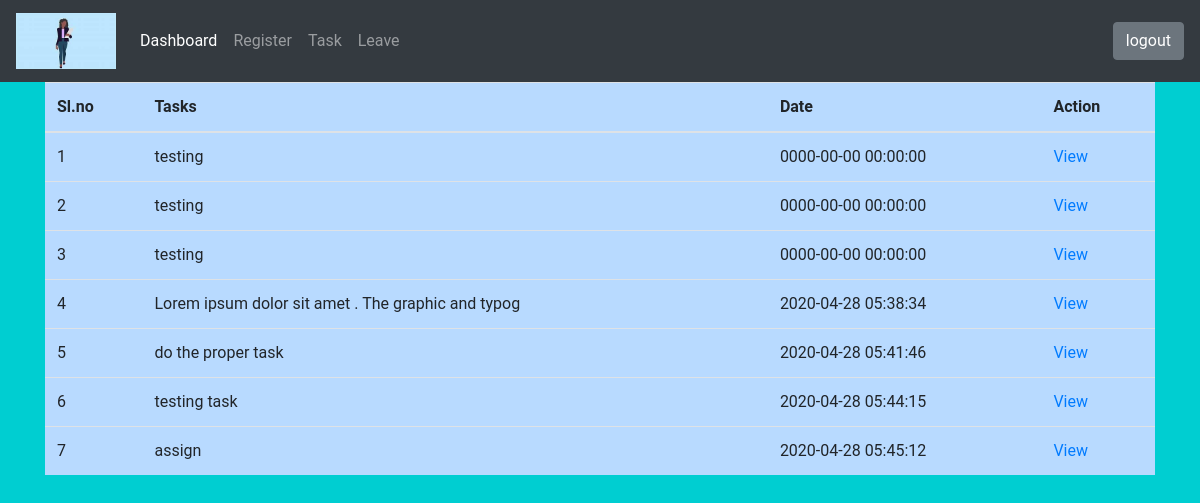
/admin/alltask.php (signed in), run on the app's committed database.
### tables this page shows
CREATE TABLE `task` (
  `t_id` int(11) NOT NULL,
  `task` text NOT NULL,
  `user_id` int(11) NOT NULL,
  `assigned_by` int(11) NOT NULL,
  `date_time` timestamp NOT NULL DEFAULT current_timestamp() ON UPDATE current_timestamp()
);

### admin/alltask.php (the view, shortened to what this page needs)
<?php include("../auth/auth.php"); ?>
<!DOCTYPE html>
<html>
<head>
  <link rel="stylesheet" type="text/css" href="../css/bootstrap.min.css">
  <link rel="stylesheet" type="text/css" href="../css/style.css">
</head>
<body>
  <?php include "header.php"; ?>
<div class="container">
  <table class="table table-primary">
  <thead>
    <tr>
      <th scope="col">Sl.no</th>
      <th scope="col">Tasks</th>
      <th scope="col">Date</th>
      <th scope="col">Action</th>
  </thead>
  <tbody>
    <?php
    $i = 1;
    $query = "SELECT * FROM `task`";
    $result = mysqli_query($conn,$query);
    $count = mysqli_num_rows($result);
    if($count > 0){
          while($rows = mysqli_fetch_array($result)){
     ?>
    <tr>
      <td><?php echo $i;?></td>
      <td><?php echo substr($rows['task'],0,50); ?></td>
      <td><?php echo $rows['date_time']; ?></td>
      <td><a href="view-user.php?id=<?php echo $rows['t_id']; ?>">View</a></td>
    </tr>
    <?php $i++; }}else{
        echo "error";
    }?>
  </tbody>
</table>
  </div>
</body>
</html>

### css/style.css (style rules this page uses)
body { //background: #4863A0; background: #00CED1; font-family: "Roboto", sans-serif; }

### data on the page
task: task "testing", date_time "0000-00-00 00:00:00"
task: task "testing", date_time "0000-00-00 00:00:00"
task: task "testing", date_time "0000-00-00 00:00:00"
task: task "Lorem ipsum dolor sit amet . The graphic and typog", date_time "2020-04-28 05:38:34"
task: task "do the proper task", date_time "2020-04-28 05:41:46"
task: task "testing task", date_time "2020-04-28 05:44:15"
task: task "assign", date_time "2020-04-28 05:45:12"
